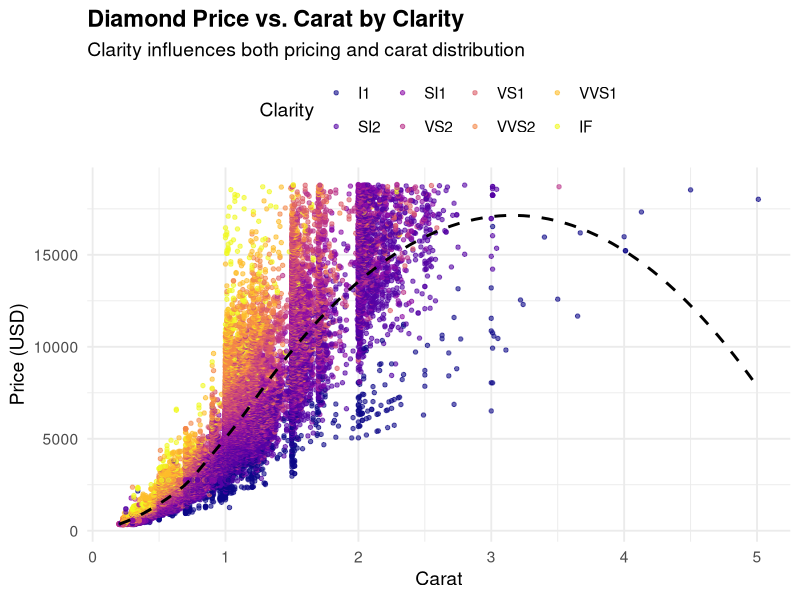

Write R code to recreate this figure.
## ---- chunk 1
suppressPackageStartupMessages(library(tidyverse))
## ---- chunk 2
ggplot(diamonds, aes(x = carat, y = price, color = clarity)) +
  geom_point(alpha = 0.6, size = 1.2) +
  geom_smooth(method = "loess", se = FALSE, color = "black", linetype = "dashed") +
  scale_color_viridis_d(option = "plasma") +
  labs(
    title = "Diamond Price vs. Carat by Clarity",
    subtitle = "Clarity influences both pricing and carat distribution",
    x = "Carat",
    y = "Price (USD)",
    color = "Clarity"
  ) +
  theme_minimal(base_size = 14) +
  theme(
    plot.title = element_text(face = "bold"),
    legend.position = "top"
  )
